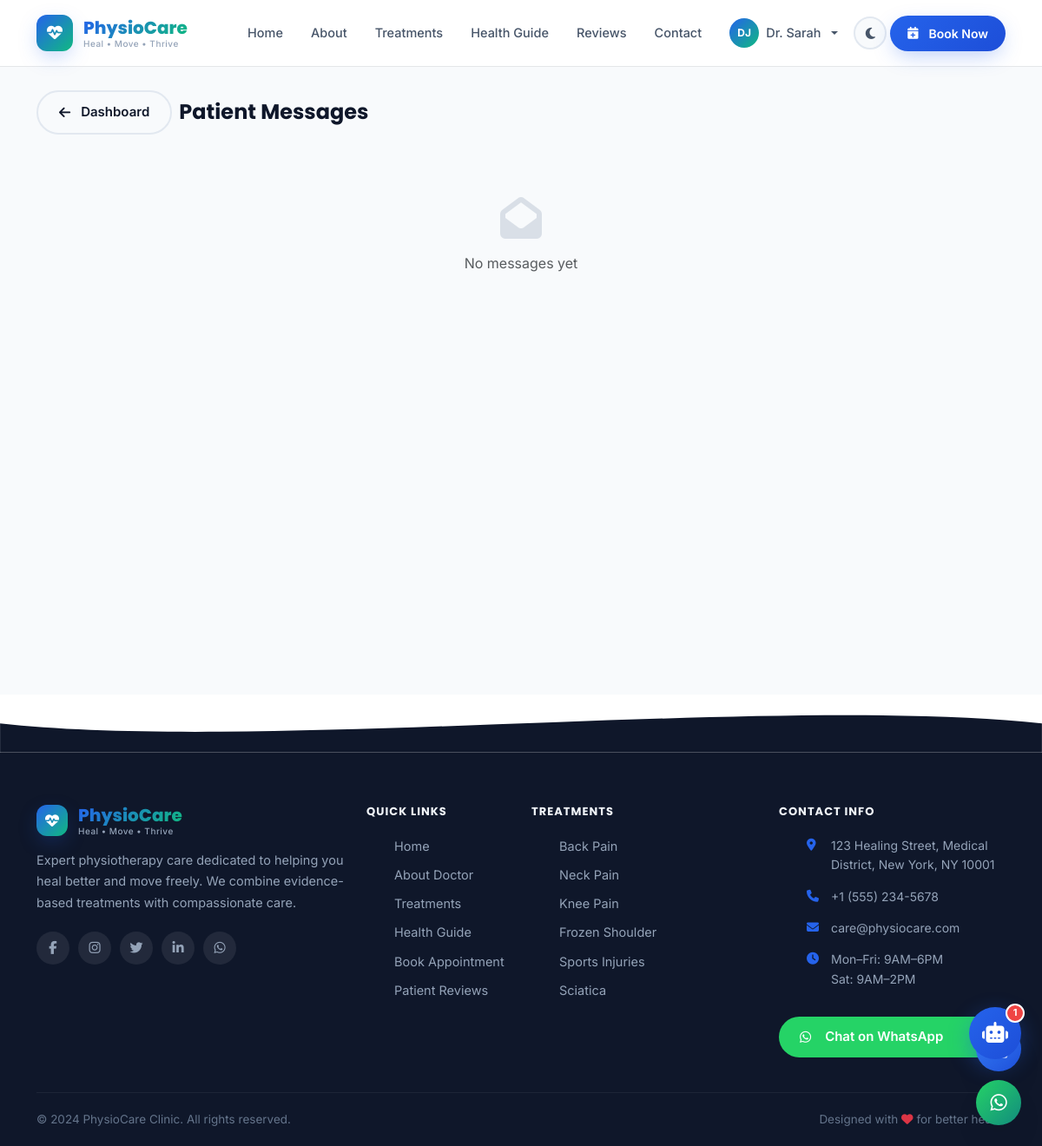
Screenshot of /admin/messages (signed in) with the database file from the repository.
### app/models.py (models this page shows, shortened)
class User(db.Model, UserMixin):
    __tablename__ = 'users'
    id = db.Column(db.Integer, primary_key=True)
    username = db.Column(db.String(64), unique=True, nullable=False)
    email = db.Column(db.String(120), unique=True, nullable=False)
    password_hash = db.Column(db.String(256))
    role = db.Column(db.String(20), default='patient')  # admin, doctor, patient
    first_name = db.Column(db.String(64))
    last_name = db.Column(db.String(64))
    phone = db.Column(db.String(20))
    date_of_birth = db.Column(db.Date)
    address = db.Column(db.String(256))
    medical_history = db.Column(db.Text)
    profile_image = db.Column(db.String(256))
    is_active = db.Column(db.Boolean, default=True)
    created_at = db.Column(db.DateTime, default=datetime.utcnow)
    last_login = db.Column(db.DateTime)
    appointments = db.relationship('Appointment', backref='patient', lazy='dynamic',
                                   foreign_keys='Appointment.user_id')
    chat_histories = db.relationship('ChatHistory', backref='user', lazy='dynamic')

### app/routes/admin.py (the view)
@admin.route('/messages')
@login_required
@admin_required
def messages():
    msgs = ContactMessage.query.order_by(ContactMessage.created_at.desc()).all()
    return render_template('admin/messages.html', messages=msgs, config=current_app.config)

### app/models.py (called while the page is built)
@login_manager.user_loader
def load_user(user_id):
    return User.query.get(int(user_id))

### app/routes/admin.py (called while the page is built)
def admin_required(f):
    @wraps(f)
    def decorated(*args, **kwargs):
        if not current_user.is_authenticated or current_user.role not in ['admin', 'doctor']:
            flash('Access denied.', 'danger')
            return redirect(url_for('auth.login'))
        return f(*args, **kwargs)
    return decorated

### app/templates/admin/messages.html (shortened to what this page needs)
{% extends "base.html" %}
{% block content %}
<div style="padding-top:80px;min-height:100vh;background:var(--bg-secondary);">
  <div class="container py-4">
    <div class="d-flex align-items-center mb-4">
      <a href="{{ url_for('admin.dashboard') }}" class="btn btn-ghost btn-sm me-2">
        <i class="fas fa-arrow-left me-1"></i>Dashboard
      </a>
      <h4 class="mb-0">Patient Messages</h4>
    </div>
    <div class="row g-3">
      {% if not messages %}
      <div class="col-12 text-center py-5">
        <i class="fas fa-envelope-open fa-3x mb-3" style="color:var(--text-muted);opacity:0.3;"></i>
        <p class="text-muted">No messages yet</p>
      </div>
      {% endif %}
    </div>
  </div>
</div>
{% endblock %}

### app/templates/base.html (shortened to what this page needs)
<!DOCTYPE html>
<html lang="en" data-theme="light">
<head>
    <link href="https://cdn.jsdelivr.net/npm/bootstrap@5.3.2/dist/css/bootstrap.min.css" rel="stylesheet">
    <link rel="stylesheet" href="https://cdnjs.cloudflare.com/ajax/libs/font-awesome/6.5.1/css/all.min.css">
    <link href="https://unpkg.com/aos@2.3.1/dist/aos.css" rel="stylesheet">
    <link rel="stylesheet" href="{{ url_for('static', filename='css/style.css') }}">
</head>
<body>
<nav class="navbar navbar-expand-lg fixed-top" id="mainNav">
    <div class="container">
        <a class="navbar-brand" href="{{ url_for('main.index') }}">
            <div class="brand-logo">
                <div class="brand-icon">
                    <i class="fas fa-heartbeat"></i>
                </div>
                <div class="brand-text">
                    <span class="brand-name">PhysioCare</span>
                    <span class="brand-tagline">Heal • Move • Thrive</span>
                </div>
            </div>
        </a>
        <div class="collapse navbar-collapse" id="navbarNav">
            <ul class="navbar-nav ms-auto align-items-lg-center gap-lg-1">
                <li class="nav-item">
                    <a class="nav-link {% if request.endpoint == 'main.index' %}active{% endif %}" href="{{ url_for('main.index') }}">Home</a>
                </li>
                <li class="nav-item">
                    <a class="nav-link {% if request.endpoint == 'main.about' %}active{% endif %}" href="{{ url_for('main.about') }}">About</a>
                </li>
                <li class="nav-item">
                    <a class="nav-link {% if 'treatment' in request.endpoint %}active{% endif %}" href="{{ url_for('main.treatments') }}">Treatments</a>
                </li>
                <li class="nav-item">
                    <a class="nav-link {% if request.endpoint == 'main.health_guidance' %}active{% endif %}" href="{{ url_for('main.health_guidance') }}">Health Guide</a>
                </li>
                <li class="nav-item">
                    <a class="nav-link {% if request.endpoint == 'main.testimonials' %}active{% endif %}" href="{{ url_for('main.testimonials') }}">Reviews</a>
                </li>
                <li class="nav-item">
                    <a class="nav-link {% if request.endpoint == 'main.contact' %}active{% endif %}" href="{{ url_for('main.contact') }}">Contact</a>
                </li>
                {% if current_user.is_authenticated %}
                    <li class="nav-item dropdown">
                        <a class="nav-link dropdown-toggle user-menu" href="#" data-bs-toggle="dropdown">
                            <div class="user-avatar">{{ current_user.first_name[0] }}{{ current_user.last_name[0] if current_user.last_name else '' }}</div>
                            {{ current_user.first_name }}
                        </a>
                    </li>
                {% else %}
                    <li class="nav-item">
                        <a class="nav-link" href="{{ url_for('auth.login') }}">Login</a>
                    </li>
                {% endif %}
                <li class="nav-item">
                    <button class="theme-toggle" id="themeToggle" title="Toggle dark mode">
                        <i class="fas fa-moon" id="themeIcon"></i>
                    </button>
                </li>
                <li class="nav-item">
                    <a class="btn btn-primary nav-cta" href="{{ url_for('appointments.book') }}">
                        <i class="fas fa-calendar-plus me-1"></i> Book Now
                    </a>
                </li>
            </ul>
        </div>
    </div>
</nav>
<main>
    {% block content %}{% endblock %}
</main>
<footer class="footer">
    <div class="footer-wave">
        <svg viewBox="0 0 1440 80" fill="none" xmlns="http://www.w3.org/2000/svg">
            <path d="M0,40 C360,80 1080,0 1440,40 L1440,80 L0,80 Z" fill="var(--footer-bg)"/>
        </svg>
    </div>
    <div class="footer-body">
        <div class="container">
            <div class="row g-4">
                <div class="col-lg-4">
                    <div class="footer-brand">
                        <div class="brand-logo mb-3">
                            <div class="brand-icon brand-icon-sm">
                                <i class="fas fa-heartbeat"></i>
                            </div>
                            <div class="brand-text">
                                <span class="brand-name">PhysioCare</span>
                                <span class="brand-tagline">Heal • Move • Thrive</span>
                            </div>
                        </div>
                        <p class="footer-desc">Expert physiotherapy care dedicated to helping you heal better and move freely. We combine evidence-based treatments with compassionate care.</p>
                        <div class="social-links">
                            <a href="#" class="social-link" aria-label="Facebook"><i class="fab fa-facebook-f"></i></a>
                            <a href="#" class="social-link" aria-label="Instagram"><i class="fab fa-instagram"></i></a>
                            <a href="#" class="social-link" aria-label="Twitter"><i class="fab fa-twitter"></i></a>
                            <a href="#" class="social-link" aria-label="LinkedIn"><i class="fab fa-linkedin-in"></i></a>
                            <a href="https://wa.me/{{ config.WHATSAPP_NUMBER }}" class="social-link social-wa" aria-label="WhatsApp">
                                <i class="fab fa-whatsapp"></i>
                            </a>
                        </div>
                    </div>
                </div>
                <div class="col-lg-2 col-md-4">
                    <h6 class="footer-heading">Quick Links</h6>
                    <ul class="footer-links">
                        <li><a href="{{ url_for('main.index') }}">Home</a></li>
                        <li><a href="{{ url_for('main.about') }}">About Doctor</a></li>
                        <li><a href="{{ url_for('main.treatments') }}">Treatments</a></li>
                        <li><a href="{{ url_for('main.health_guidance') }}">Health Guide</a></li>
                        <li><a href="{{ url_for('appointments.book') }}">Book Appointment</a></li>
                        <li><a href="{{ url_for('main.testimonials') }}">Patient Reviews</a></li>
                    </ul>
                </div>
                <div class="col-lg-3 col-md-4">
                    <h6 class="footer-heading">Treatments</h6>
                    <ul class="footer-links">
                        <li><a href="{{ url_for('main.treatment_detail', slug='back-pain-relief') }}">Back Pain</a></li>
                        <li><a href="{{ url_for('main.treatment_detail', slug='neck-pain-treatment') }}">Neck Pain</a></li>
                        <li><a href="{{ url_for('main.treatment_detail', slug='knee-pain-rehabilitation') }}">Knee Pain</a></li>
                        <li><a href="{{ url_for('main.treatment_detail', slug='frozen-shoulder') }}">Frozen Shoulder</a></li>
                        <li><a href="{{ url_for('main.treatment_detail', slug='sports-injury-rehabilitation') }}">Sports Injuries</a></li>
                        <li><a href="{{ url_for('main.treatment_detail', slug='sciatica-treatment') }}">Sciatica</a></li>
                    </ul>
                </div>
                <div class="col-lg-3 col-md-4">
                    <h6 class="footer-heading">Contact Info</h6>
                    <ul class="footer-contact">
                        <li>
                            <i class="fas fa-map-marker-alt"></i>
                            <span>{{ config.CLINIC_ADDRESS }}</span>
                        </li>
                        <li>
                            <i class="fas fa-phone"></i>
                            <a href="tel:{{ config.CLINIC_PHONE }}">{{ config.CLINIC_PHONE }}</a>
                        </li>
                        <li>
                            <i class="fas fa-envelope"></i>
                            <a href="mailto:{{ config.CLINIC_EMAIL }}">{{ config.CLINIC_EMAIL }}</a>
                        </li>
                        <li>
                            <i class="fas fa-clock"></i>
                            <span>Mon–Fri: 9AM–6PM<br>Sat: 9AM–2PM</span>
                        </li>
                    </ul>
                    <a href="https://wa.me/{{ config.WHATSAPP_NUMBER }}?text=Hello%20PhysioCare%2C%20I%20need%20help"
                       class="btn btn-wa w-100 mt-3" target="_blank">
                        <i class="fab fa-whatsapp me-2"></i>Chat on WhatsApp
                    </a>
                </div>
            </div>
            <div class="footer-bottom">
                <div class="row align-items-center">
                    <div class="col-md-6">
                        <p class="footer-copy">© 2024 {{ config.CLINIC_NAME }}. All rights reserved.</p>
                    </div>
                    <div class="col-md-6 text-md-end">
                        <p class="footer-copy">Designed with <i class="fas fa-heart text-danger"></i> for better health</p>
                    </div>
                </div>
            </div>
        </div>
    </div>
</footer>
<div class="chatbot-wrapper" id="chatbotWrapper">
    <div class="chatbot-bubble" id="chatbotBubble" onclick="toggleChatbot()">
        <div class="chatbot-icon">
            <i class="fas fa-robot" id="chatbotOpenIcon"></i>
        </div>
        <div class="chatbot-badge" id="chatbotBadge">1</div>
    </div>
</div>
<div class="floating-actions">
    <a href="tel:{{ config.CLINIC_PHONE }}" class="fab-btn fab-call" title="Call Us">
        <i class="fas fa-phone"></i>
    </a>
    <a href="https://wa.me/{{ config.WHATSAPP_NUMBER }}?text=Hello%20PhysioCare" target="_blank"
       class="fab-btn fab-whatsapp" title="WhatsApp">
        <i class="fab fa-whatsapp"></i>
    </a>
</div>
</body>
</html>

### rows the page displays
User: first_name "D", last_name "J", first_name "Dr. Sarah"

### other values shown
{{ config.CLINIC_ADDRESS }} "123 Healing Street, Medical District, New York, NY 10001"
{{ config.CLINIC_PHONE }} "+1 (555) 234-5678"
{{ config.CLINIC_EMAIL }} "care@physiocare.com"
{{ config.CLINIC_NAME }} "PhysioCare Clinic"
